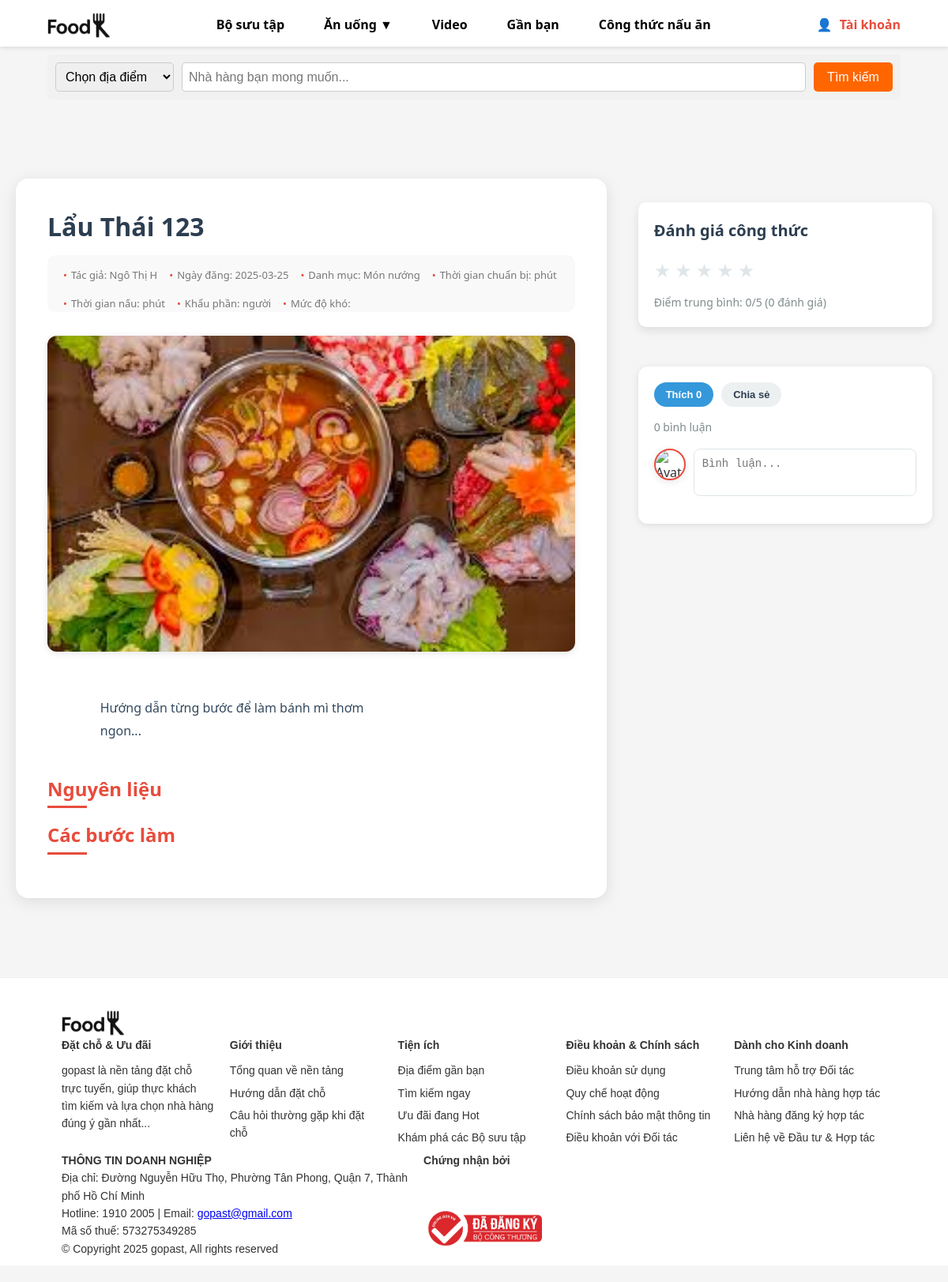
Page /CongThucV2.php?id=4 on the committed database.
### tables this page shows
CREATE TABLE `baiviet` (
  `id` int(11) NOT NULL,
  `tieude` varchar(255) NOT NULL,
  `noidung` text NOT NULL,
  `tacgia_id` int(11) DEFAULT NULL,
  `ngay_dang` date DEFAULT curdate(),
  `anh_minh_hoa` varchar(255) DEFAULT NULL,
  `danh_muc` varchar(50) DEFAULT NULL,
  `thoi_gian_chuan_bi` int(11) DEFAULT NULL COMMENT 'Thời gian chuẩn bị (phút)',
  `thoi_gian_nau` int(11) DEFAULT NULL COMMENT 'Thời gian nấu (phút)',
  `so_khau_phan` int(11) DEFAULT NULL COMMENT 'Số khẩu phần (người)',
  `muc_do_kho` enum('Dễ','Trung bình','Khó') DEFAULT NULL COMMENT 'Mức độ khó của công thức',
  `thong_tin_dinh_duong` text DEFAULT NULL COMMENT 'Thông tin dinh dưỡng'
);

CREATE TABLE `nguoidung` (
  `id` int(11) NOT NULL,
  `ten` varchar(100) NOT NULL,
  `email` varchar(100) NOT NULL,
  `matkhau` varchar(255) NOT NULL,
  `avatar` varchar(255) DEFAULT NULL,
  `vai_tro` enum('admin','author','user') NOT NULL,
  `ngay_dang_ky` date DEFAULT curdate(),
  `trang_thai` tinyint(4) DEFAULT 0
);

### CongThucV2.php (the view, shortened to what this page needs)
<?php
require_once 'config/database.php';
$baiviet_id = isset($_GET['id']) ? (int)$_GET['id'] : 0;
$stmt = $conn->prepare("
    SELECT b.id, b.tieude, b.noidung, b.ngay_dang, b.anh_minh_hoa, b.danh_muc,
           b.thoi_gian_chuan_bi, b.thoi_gian_nau, b.so_khau_phan, b.muc_do_kho,
           b.thong_tin_dinh_duong, n.ten AS tacgia
    FROM baiviet b
    JOIN nguoidung n ON b.tacgia_id = n.id
    WHERE b.id = ?
");
$stmt->execute([$baiviet_id]);
$recipe = $stmt->fetch(PDO::FETCH_ASSOC);
$stmt = $conn->prepare("
    SELECT bl.id, bl.noidung, bl.thoi_gian, n.ten AS nguoidung_ten, n.avatar
    FROM binhluan bl
    JOIN nguoidung n ON bl.nguoidung_id = n.id
    WHERE bl.baiviet_id = ?
    ORDER BY bl.thoi_gian DESC
");
$stmt->execute([$baiviet_id]);
$comments = $stmt->fetchAll(PDO::FETCH_ASSOC);
$stmt = $conn->prepare("SELECT COUNT(*) AS luot_thich FROM thich WHERE baiviet_id = ?");
$stmt->execute([$baiviet_id]);
$luot_thich = $stmt->fetch(PDO::FETCH_ASSOC)['luot_thich'];
$stmt = $conn->prepare("
    SELECT AVG(diem) AS diem_trung_binh, COUNT(*) AS so_danh_gia
    FROM danhgia
    WHERE baiviet_id = ?
");
$stmt->execute([$baiviet_id]);
$rating = $stmt->fetch(PDO::FETCH_ASSOC);
$diem_trung_binh = round($rating['diem_trung_binh'], 1);
$so_danh_gia = $rating['so_danh_gia'];
?>
<?php include 'includes/header.php'; ?>
<div class="recipe-container">
    <div class="recipe-content">
        <h1><?php echo htmlspecialchars($recipe['tieude']); ?></h1>
        <div class="recipe-meta">
            <span>Tác giả: <?php echo htmlspecialchars($recipe['tacgia']); ?></span>
            <span>Ngày đăng: <?php echo $recipe['ngay_dang']; ?></span>
            <span>Danh mục: <?php echo htmlspecialchars($recipe['danh_muc']); ?></span>
            <span>Thời gian chuẩn bị: <?php echo $recipe['thoi_gian_chuan_bi']; ?> phút</span>
            <span>Thời gian nấu: <?php echo $recipe['thoi_gian_nau']; ?> phút</span>
            <span>Khẩu phần: <?php echo $recipe['so_khau_phan']; ?> người</span>
            <span>Mức độ khó: <?php echo $recipe['muc_do_kho']; ?></span>
        </div>
        <img src="<?php echo htmlspecialchars($recipe['anh_minh_hoa']); ?>" alt="Ảnh minh họa" class="main-image">
        <div class="content">
            <?php echo nl2br(htmlspecialchars($recipe['noidung'])); ?>
        </div>
        <div class="ingredients">
            <h3>Nguyên liệu</h3>
        </div>
        <div class="steps">
            <h3>Các bước làm</h3>
        </div>
    </div>
    <div class="recipe-sidebar">
        <div class="rating-section">
            <h3>Đánh giá công thức</h3>
            <div class="rating-stars" data-baiviet-id="<?php echo $baiviet_id; ?>">
                <?php for ($i = 1; $i <= 5; $i++): ?>
                    <span class="star" data-value="<?php echo $i; ?>">★</span>
                <?php endfor; ?>
            </div>
            <div class="rating-info">
                Điểm trung bình: <?php echo $diem_trung_binh; ?>/5 (<?php echo $so_danh_gia; ?> đánh giá)
            </div>
        </div>
        <div class="comment-section">
            <div class="comment-actions">
                <button class="like-btn">Thích <?php echo $luot_thich; ?></button>
                <button class="share-btn">Chia sẻ</button>
            </div>
            <div class="comment-count">
                <?php echo count($comments); ?> bình luận
            </div>
            <div class="comment-form">
                <?php
                $user_avatar = 'assets/images/default-avatar.jpg';
                ?>
    <img src="<?php echo $user_avatar; ?>" alt="Avatar">
    <textarea placeholder="Bình luận..." id="comment-content"></textarea>
</div>
        </div>
    </div>
</div>
<?php include 'includes/footer.php'; ?>
</body>
</html>

### static/Lv2/css/header.css (style rules this page uses)
* { margin: 0; padding: 0; box-sizing: border-box; }
body { font-family: Arial, sans-serif; background-color: #f8f8f8; }
.content { width: 80%; margin: 0 auto; max-width: 1600px; display: grid; grid-template-columns: 3fr 1fr; gap: 20px; margin-top: 20px; }
img { width: 100%; height: 100%; object-fit: contain; }
html, body { height: 100%; margin: 0; }

### assets/css/style.css (style rules this page uses)
* { margin: 0; padding: 0; box-sizing: border-box; }
body { font-family: Arial, sans-serif; background-color: #fff; }

### assets/css/login.css (style rules this page uses)
body { font-family: Arial, sans-serif; margin: 0; padding: 0; background-color: #f8f8f8; }

### assets/css/forgot.css (style rules this page uses)
body { font-family: Arial, sans-serif; margin: 0; padding: 0; background-color: #f8f8f8; }

### assets/css/register.css (style rules this page uses)
body { font-family: Arial, sans-serif; margin: 0; padding: 0; background-color: #f8f8f8; }

### assets/css/CongThucV2.css (style rules this page uses)
* { box-sizing: border-box; margin: 0; padding: 0; }
body { font-family: "Poppins", sans-serif; background-color: #f5f5f5; color: #333; line-height: 1.6; }
.recipe-container { max-width: 1200px; margin: 100px auto; display: flex; gap: 40px; padding: 0 20px; }
.recipe-content { width: 66.66%; background: #fff; padding: 40px; border-radius: 16px; box-shadow: 0 4px 20px rgba(0, 0, 0, 0.1); transition: transform 0.3s ease; }
.recipe-content h1 { font-size: 32px; font-weight: 700; color: #2c3e50; margin-bottom: 15px; line-height: 1.3; }
.recipe-meta { display: flex; flex-wrap: wrap; gap: 20px; font-size: 14px; color: #7f8c8d; margin-bottom: 30px; background: #f9f9f9; padding: 15px; border-radius: 10px; }
.recipe-meta span { display: flex; align-items: center; gap: 5px; }
.recipe-meta span::before { content: "•"; color: #e74c3c; }
.recipe-content img.main-image { width: 100%; height: 400px; object-fit: cover; border-radius: 12px; margin-bottom: 30px; box-shadow: 0 2px 10px rgba(0, 0, 0, 0.1); }
.recipe-content .content { font-size: 16px; color: #34495e; margin-bottom: 40px; line-height: 1.8; }
.recipe-content .ingredients h3, .recipe-content .steps h3, .recipe-content .nutrition-info h3, .recipe-content .tips h3 { font-size: 24px; font-weight: 600; color: #e74c3c; margin-bottom: 20px; position: relative; }
.recipe-content .ingredients h3::after, .recipe-content .steps h3::after, .recipe-content .nutrition-info h3::after, .recipe-content .tips h3::after { content: ""; width: 50px; height: 3px; background: #e74c3c; position: absolute; bottom: -5px; left: 0; }
.recipe-sidebar { width: 33.33%; display: flex; flex-direction: column; gap: 20px; }
.recipe-sidebar img { width: 100%; height: 200px; object-fit: cover; border-radius: 12px; box-shadow: 0 2px 10px rgba(0, 0, 0, 0.1); transition: transform 0.3s ease; }
.rating-section { background: #fff; padding: 20px; border-radius: 12px; box-shadow: 0 2px 10px rgba(0, 0, 0, 0.1); }
.rating-section h3 { font-size: 20px; font-weight: 600; color: #2c3e50; margin-bottom: 15px; }
.rating-stars { font-size: 24px; color: #dfe6e9; cursor: pointer; display: flex; gap: 5px; }
.rating-stars .star { transition: color 0.2s ease; }
.rating-info { font-size: 14px; color: #7f8c8d; margin-top: 10px; }
.comment-section { background: #fff; padding: 20px; border-radius: 12px; box-shadow: 0 2px 10px rgba(0, 0, 0, 0.1); max-height: 400px; overflow-y: auto; }
.comment-actions { display: flex; gap: 10px; margin-bottom: 15px; }
.comment-actions button { padding: 8px 15px; border: none; border-radius: 20px; cursor: pointer; font-size: 13px; font-weight: 600; transition: background 0.3s ease, transform 0.2s ease; }
.comment-actions .like-btn { background: #3498db; color: #fff; }
.comment-actions .share-btn { background: #ecf0f1; color: #2c3e50; }
.comment-count { font-size: 14px; color: #7f8c8d; margin-bottom: 15px; }
.comment-form { display: flex; align-items: flex-start; gap: 10px; margin-bottom: 15px; }
.comment-form img { width: 40px; height: 40px; border-radius: 50%; border: 2px solid #e74c3c; }
.comment-form textarea { width: 100%; padding: 10px; border: 1px solid #dfe6e9; border-radius: 8px; resize: none; font-size: 14px; height: 60px; transition: border-color 0.3s ease; }

### static/Lv2/css/style_anuong.css (style rules this page uses)
body { font-family: sans-serif; margin: 0; padding: 0; }

### static/Lv2/css/style_bosuutap.css (style rules this page uses)
.rating-section { margin: 30px 0; padding: 20px; background-color: #fff; border-radius: 10px; box-shadow: 0 4px 12px rgba(0, 0, 0, 0.1); }

### static/Lv2/css/style_congthuc.css (style rules this page uses)
body { font-family: "Segoe UI", "Arial", sans-serif; margin: 0; padding: 0; line-height: 1.6; background-color: #f5f5f5; color: #333; }
.recipe-meta { font-size: 13px; color: #777; padding: 15px 20px 0; display: flex; gap: 15px; }

### rows in the picture
baiviet: tieude "Lẩu Thái 123", tacgia.ten "Ngô Thị H", ngay_dang "2025-03-25", danh_muc "Món nướng", anh_minh_hoa (picture), noidung "Hướng dẫn từng bước để làm bánh mì thơm ngon..."

### other values in the picture
$diem_trung_binh "0"
$so_danh_gia "0"
$luot_thich "0"
count($comments) "0"
